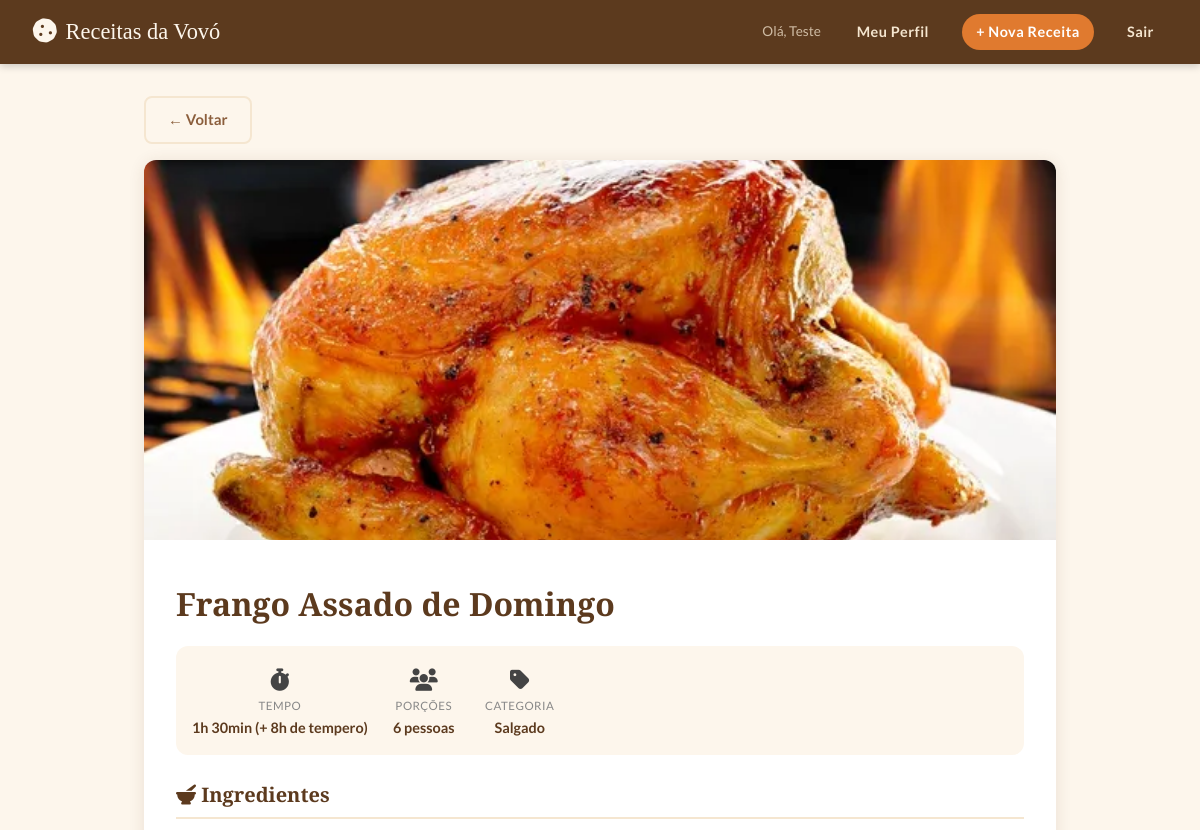
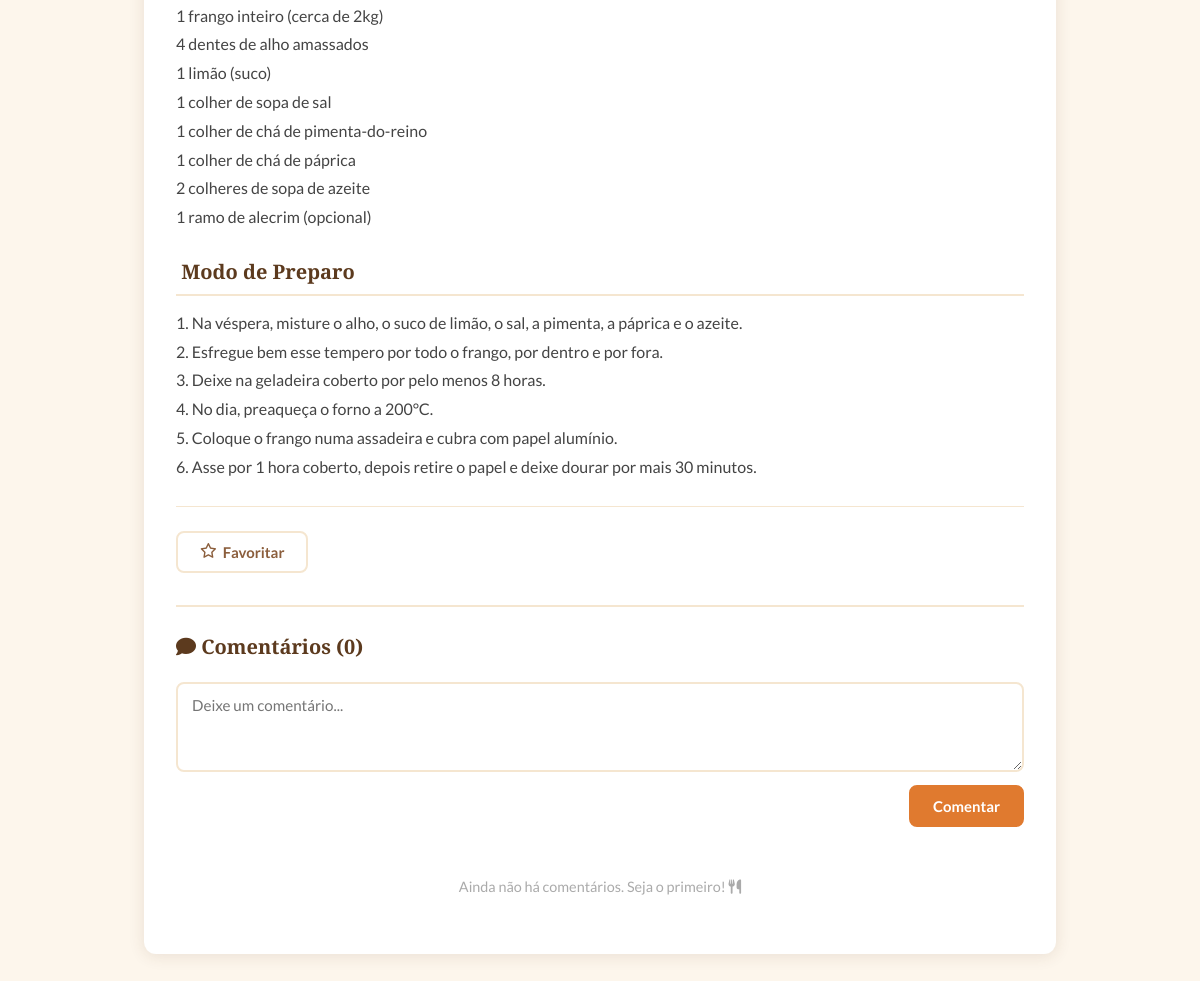
The app's page /receita/2 (signed in) with its own data (2 pictures, top to bottom).
### models.py (models this page shows, shortened)
class Receita(db.Model):
    __tablename__ = 'receita'
    id            = db.Column(db.Integer, primary_key=True)
    nome          = db.Column(db.String(150), nullable=False)
    descricao     = db.Column(db.Text, nullable=False)
    ingredientes  = db.Column(db.Text, nullable=False)
    modo_preparo  = db.Column(db.Text, nullable=False)
    tempo_preparo = db.Column(db.String(50), nullable=False)
    tempo_minutos = db.Column(db.Integer, nullable=True)
    porcoes       = db.Column(db.String(50), nullable=False)
    categoria     = db.Column(db.String(50), nullable=False)
    dificuldade   = db.Column(db.String(20), nullable=True)
    foto          = db.Column(db.String(200), nullable=True)
    fixa          = db.Column(db.Boolean, default=False, nullable=False)
    usuario_id    = db.Column(db.Integer, db.ForeignKey('usuario.id'), nullable=True)

### app.py (the view)
@app.route('/receita/<int:id>')
def ver_receita(id):
    if not usuario_logado():
        return redirect(url_for('login'))
    receita = Receita.query.get_or_404(id)
    favoritado = Favorito.query.filter_by(usuario_id=session['usuario_id'], receita_id=id).first() is not None
    return render_template('receita.html', receita=receita, favoritado=favoritado)

### app.py (called while the page is built)
def usuario_logado():
    return 'usuario_id' in session

### templates/receita.html (shortened to what this page needs)
{% extends 'base.html' %}
{% block conteudo %}
<div class="container">
<a href="{{ url_for('index') }}" class="btn btn-secondary">← Voltar</a>
<div class="receita-detalhe" style="margin-top:1rem;">
{% if receita.foto %}<img class="receita-foto-grande" src="{{ url_for('static', filename='uploads/' + receita.foto) }}" alt="{{ receita.nome }}"/>
{% else %}<div class="receita-foto-placeholder"><i class="fas fa-utensils"></i></div>{% endif %}
<div class="receita-conteudo">
<h1>{{ receita.nome }}</h1>
<div class="receita-meta">
        <div class="receita-meta-item">
          <span class="icone"><i class="fas fa-stopwatch"></i></span>
          <span class="label">Tempo</span>
          <span class="valor">{{ receita.tempo_preparo }}</span>
</div>
        <div class="receita-meta-item">
          <span class="icone"><i class="fas fa-users"></i></span>
          <span class="label">Porções</span>
          <span class="valor">{{ receita.porcoes }}</span>
        </div>
        <div class="receita-meta-item">
          <span class="icone"><i class="fas fa-tag"></i></span>
          <span class="label">Categoria</span>
          <span class="valor">{{ receita.categoria }}</span>
        </div>
      </div>
      <div class="receita-secao">
        <h2><i class="fas fa-mortar-pestle"></i> Ingredientes</h2>
        <p>{{ receita.ingredientes }}</p>
      </div>
      <div class="receita-secao">
        <h2> Modo de Preparo</h2>
        <p>{{ receita.modo_preparo }}</p>
      </div>
<div class="receita-acoes">
<form method="POST" action="{{ url_for('favoritar', id=receita.id) }}">
          <button type="submit" class="btn {% if favoritado %}btn-favorito-ativo{% else %}btn-secondary{% endif %}">
            {% if favoritado %}<i class="fas fa-star"></i> Favoritado{% else %}<i class="far fa-star"></i> Favoritar{% endif %}
          </button>
</form>
</div>
<div class="comentarios-secao">
        <h2 class="comentarios-titulo"><i class="fa-solid fa-comment"></i> Comentários ({{ receita.comentarios | length }})</h2>
<form method="POST" action="{{ url_for('comentar', receita_id=receita.id) }}" class="form-comentario">
  <textarea name="texto" placeholder="Deixe um comentário..." maxlength="500" required></textarea>
  <button type="submit" class="btn btn-primary">Comentar</button>
</form>
{% if receita.comentarios %}
<div class="comentarios-lista">{% for c in receita.comentarios | sort(attribute='data_criacao', reverse=True) %}
<div class="comentario-card">
                <div class="comentario-header">
                  <span class="comentario-autor"><i class="fa-solid fa-user"></i> {{ comentario.autor.nome }}</span>
                  <span class="comentario-data">
                    {{ comentario.data_criacao.strftime('%d/%m/%Y às %H:%M') }}
                  </span>
                </div>
                <p class="comentario-texto">{{ comentario.texto }}</p>
                {% if comentario.usuario_id == session.get('usuario_id') or
                      receita.usuario_id == session.get('usuario_id') %}
                  <form method="POST" action="{{ url_for('excluir_comentario', id=comentario.id) }}"
                        style="margin-top: 0.5rem;">
                    <button type="submit" class="btn-excluir-comentario"
                            onclick="return confirm('Excluir este comentário?')">
                      <i class="fas fa-trash"></i> Excluir
                    </button>
                  </form>
                {% endif %}
              </div>
            {% endfor %}
          </div>
        {% else %}
          <p class="sem-comentarios">Ainda não há comentários. Seja o primeiro! <i class="fa-solid fa-utensils"></i></p>
        {% endif %}
      </div>
    </div>
  </div>
</div>
{% endblock %}

### static/css/style.css (style rules this page uses)
:root { --laranja: #E07A2F; --laranja-esc: #C4611A; --creme: #FDF6EC; --creme-esc: #F5E6D0; --marrom: #5C3A1E; --marrom-med: #8B5E3C; --cinza-text: #444; --branco: #FFFFFF; --sombra: rgba(92, 58, 30, 0.12); --vermelho: #C0392B; --verde: #27AE60; --azul-info: #2980B9; --fonte-titulo: 'Playfair Display', Georgia, serif; --fonte-texto: 'Lato', sans-serif; --raio: 12px; --transicao: 0.25s ease; }
*, *::before, *::after { box-sizing: border-box; margin: 0; padding: 0; }
body { font-family: var(--fonte-texto); background-color: var(--creme); color: var(--cinza-text); min-height: 100vh; line-height: 1.6; }
a { color: var(--laranja); text-decoration: none; transition: color var(--transicao); }
.container { max-width: 960px; margin: 2rem auto; padding: 0 1.5rem; }
.receita-detalhe { background: var(--branco); border-radius: var(--raio); box-shadow: 0 2px 16px var(--sombra); overflow: hidden; }
.receita-foto-grande { width: 100%; max-height: 380px; object-fit: cover; }
.receita-conteudo { padding: 2rem; }
.receita-conteudo h1 { font-family: var(--fonte-titulo); font-size: 2rem; color: var(--marrom); margin-bottom: 0.5rem; }
.receita-meta { display: flex; flex-wrap: wrap; gap: 1rem; margin: 1rem 0 1.5rem; padding: 1rem; background: var(--creme); border-radius: var(--raio); }
.receita-meta-item { display: flex; flex-direction: column; align-items: center; text-align: center; min-width: 80px; }
.receita-meta-item .icone { font-size: 1.4rem; }
.receita-meta-item .label { font-size: 0.72rem; color: #888; text-transform: uppercase; letter-spacing: 0.5px; }
.receita-meta-item .valor { font-weight: 700; color: var(--marrom); font-size: 0.9rem; }
.receita-secao { margin-bottom: 1.5rem; }
.receita-secao h2 { font-family: var(--fonte-titulo); font-size: 1.25rem; color: var(--marrom); border-bottom: 2px solid var(--creme-esc); padding-bottom: 6px; margin-bottom: 0.8rem; }
.receita-secao p { white-space: pre-line; line-height: 1.8; color: var(--cinza-text); }
.receita-acoes { display: flex; gap: 0.8rem; flex-wrap: wrap; margin-top: 1.5rem; padding-top: 1.5rem; border-top: 1px solid var(--creme-esc); }
.btn { display: inline-flex; align-items: center; gap: 6px; padding: 10px 22px; border-radius: 8px; font-family: var(--fonte-texto); font-size: 0.93rem; font-weight: 700; cursor: pointer; border: 2px solid transparent; transition: all var(--transicao); text-decoration: none; }
.btn-primary { background: var(--laranja); color: var(--branco); border-color: var(--laranja); }
.btn-secondary { background: transparent; color: var(--marrom-med); border-color: var(--creme-esc); }
.comentarios-secao { margin-top: 2rem; padding-top: 1.5rem; border-top: 2px solid var(--creme-esc); }
.comentarios-titulo { font-family: var(--fonte-titulo); font-size: 1.25rem; color: var(--marrom); margin-bottom: 1.2rem; }
.form-comentario { display: flex; flex-direction: column; gap: 0.8rem; margin-bottom: 1.5rem; }
.form-comentario textarea { width: 100%; padding: 12px 14px; border: 2px solid var(--creme-esc); border-radius: 8px; font-family: var(--fonte-texto); font-size: 0.95rem; color: var(--cinza-text); resize: vertical; min-height: 90px; transition: border-color var(--transicao); }
.form-comentario .btn { align-self: flex-end; }
.sem-comentarios { color: #aaa; font-size: 0.9rem; text-align: center; padding: 1.5rem; }

### records on screen
Receita: foto (picture), nome "Frango Assado de Domingo", tempo_preparo "1h 30min (+ 8h de tempero)", porcoes "6 pessoas", categoria "Salgado", ingredientes "1 frango inteiro (cerca de 2kg) 4 dentes de alho amassados 1 limão (suco) 1 colher de sopa de sal 1 colher de chá de pimenta-do-reino 1 colher de chá de páprica 2 colheres de sopa de azeite 1 ramo de alecrim (opcional)", modo_preparo "1. Na véspera, misture o alho, o suco de limão, o sal, a pimenta, a páprica e o azeite. 2. Esfregue bem esse tempero por todo o frango, por dentro e por fora. 3. Deixe na geladeira coberto por pelo menos 8 horas. 4. No dia, preaqueça o forno a 200°C. 5. Coloque o frango numa assadeira e cubra com papel alumínio. 6. Asse por 1 hora coberto, depois retire o papel e deixe dourar por mais 30 minutos."

### other values on screen
{{ session.get('usuario_nome') }} "Teste"
{{ receita.comentarios | length }} "0"
